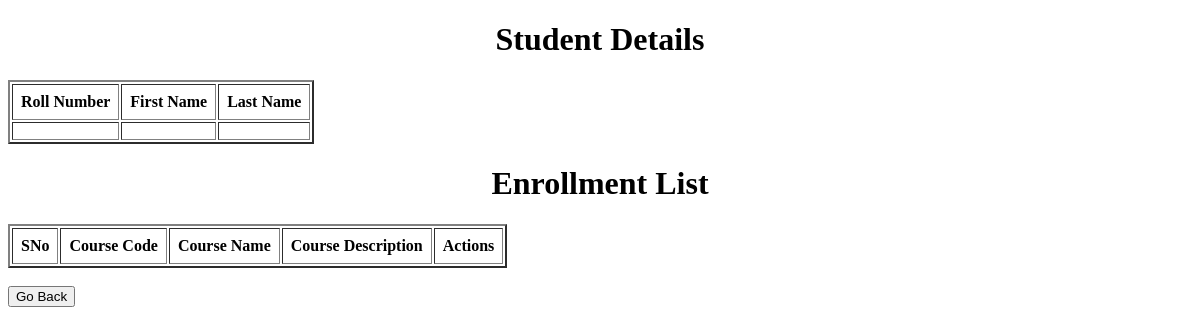
The page /student/7 on the database as committed earlier.
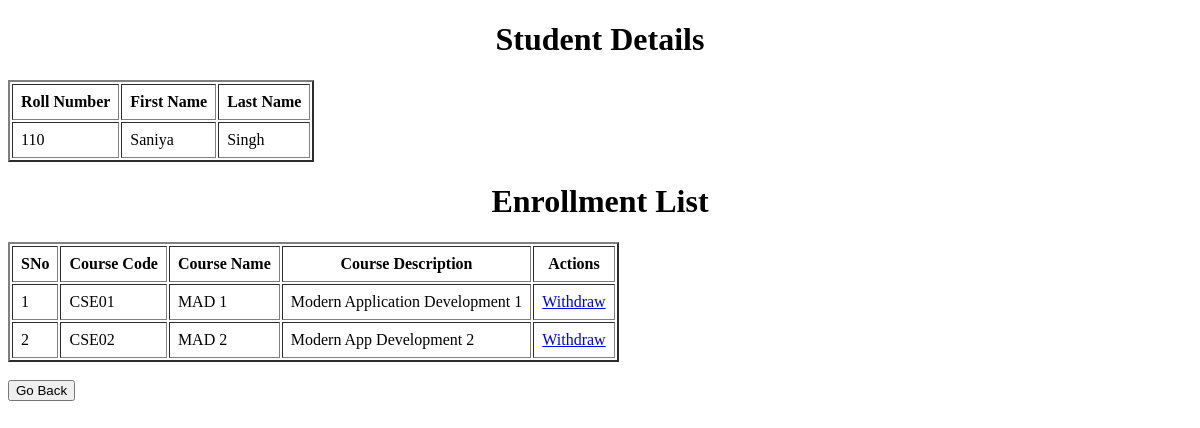
The same page on the database as committed later.
### app.py (models this page shows)
class Student(db.Model):
    student_id = db.Column(db.Integer, primary_key = True, autoincrement = True)
    roll_number = db.Column(db.String, unique = True, nullable = False)
    first_name = db.Column(db.String, nullable = False)
    last_name = db.Column(db.String)

class Course(db.Model):
    course_id = db.Column(db.Integer, primary_key = True, autoincrement = True)
    course_code = db.Column(db.String, unique = True, nullable = False)
    course_name = db.Column(db.String, nullable = False)
    course_description = db.Column(db.String)
    students = db.relationship("Student", backref = "courses", secondary = "enrollments")

### app.py (the view)
@app.route('/student/<int:student_id>')
def student_info(student_id):
    this_student = Student.query.get(student_id)
    return render_template("student_info.html", student = this_student)

### templates/student_info.html (shortened to what this page needs)
<!DOCTYPE html>
<html lang="en">
<head>
</head>
<body>
    <h1 style="text-align: center;">Student Details</h1>
    <table id = 'student-detail' border="2" cellpadding="8px">
        <thead>
            <tr>
                <th>Roll Number</th>
                <th>First Name</th>
                <th>Last Name</th>
            </tr>
        </thead>
        <tbody>
            <tr>
                <td>{{ student.roll_number }}</td>
                <td>{{ student.first_name }}</td>
                <td>{{ student.last_name }}</td>
            </tr>
        </tbody>
    </table>
    <h1 style="text-align: center;">Enrollment List</h1>
    <table id = "student-enrollments" border="2" cellpadding="8px">
        <thead>
            <tr>
                <th>SNo</th>
                <th>Course Code</th>
                <th>Course Name</th>
                <th>Course Description</th>
                <th>Actions</th>
            </tr>
        </thead>
        <tbody>
            {% for course in student.courses %}
            <tr>
                <td>{{ loop.index }}</td>
                <td>{{ course.course_code }}</td>
                <td>{{ course.course_name }}</td>
                <td>{{ course.course_description }}</td>
                <td><a href="/student/{{student.student_id}}/withdraw/{{course.course_id}}">Withdraw</a></td>
            </tr>
            {% endfor %}
        </tbody>
    </table><br>
    <a href="/"><button>Go Back</button></a>
</body>
</html>

Rows that differ between the two databases and show on the page:
added Student: roll_number "110", first_name "Saniya", last_name "Singh"
now on this page (row unchanged): Course: course_code "CSE01", course_name "MAD 1", course_description "Modern Application Development 1"
now on this page (row unchanged): Course: course_code "CSE02", course_name "MAD 2", course_description "Modern App Development 2"
